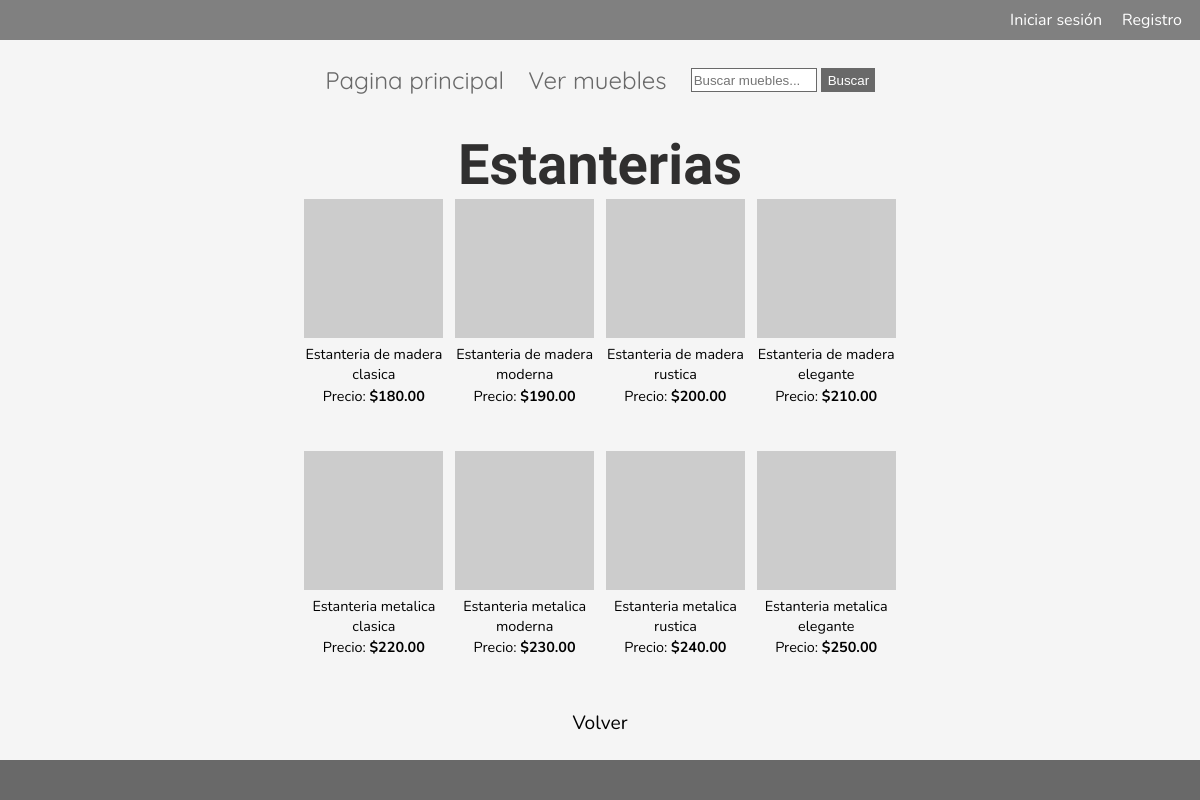
/categorias/Estanterias/, run on the app's committed database.
### muebles/models.py (models this page shows, shortened)
class Categoria(models.Model):
    nombre = models.CharField(max_length=100, unique=True)
    descripcion = models.TextField(blank=True, null=True)

class Producto(models.Model):
    nombre = models.CharField(max_length=100)
    precio = models.DecimalField(max_digits=10, decimal_places=2)
    imagen = models.URLField(blank=True, null=True)
    descripcion = models.TextField(blank=True, null=True)
    dimensiones = models.CharField(max_length=100, blank=True, null=True)
    categoria = models.ForeignKey(Categoria, on_delete=models.CASCADE, related_name="productos")

### muebles/views.py (the view)
# urls.py: path('categorias/<str:categoria>/', views.listar_muebles_por_categoria, name='listar_muebles_por_categoria'),
def listar_muebles_por_categoria(request, categoria):
    categoria_obj = Categoria.objects.filter(nombre=categoria).first()
    if not categoria_obj:
        return HttpResponse("Categoría no encontrada", status=404)
    muebles = Producto.objects.filter(categoria=categoria_obj)
    return render(request, 'muebles_categorias.html', {'categoria': categoria, 'muebles': muebles})

### templates/muebles_categorias.html
{% extends 'base.html' %}
{% block content %}
    <section id="contenido-muebles-categoria">
        <h1>{{ categoria|safe }}</h1>
        <div id="muebles">
            {% for mueble in muebles %}
            <div class="mueble">
                <a href="{% url 'detalle_mueble_por_categoria' categoria mueble.nombre %}">
                    <img src="{{ mueble.imagen }}" alt="{{ mueble.nombre|safe }}" width="100%">
                    <p>{{ mueble.nombre|safe }}</p>
                    <p>Precio: <strong>${{ mueble.precio }}</strong></p>
                </a>
            </div>
            {% endfor %}
        </div>
        <a href="{% url 'listar_categorias' %}" id="volver">Volver</a>
    </section>
{% endblock %}

### static/custom.css (style rules this page uses)
html, * { margin: unset; }

### data on the page
Categoria: nombre "Estanterias"
Producto: nombre "Estanteria de madera clasica", precio "180.00"
Producto: nombre "Estanteria de madera moderna", precio "190.00"
Producto: nombre "Estanteria de madera rustica", precio "200.00"
Producto: nombre "Estanteria de madera elegante", precio "210.00"
Producto: nombre "Estanteria metalica clasica", precio "220.00"
Producto: nombre "Estanteria metalica moderna", precio "230.00"
Producto: nombre "Estanteria metalica rustica", precio "240.00"
Producto: nombre "Estanteria metalica elegante", precio "250.00"
